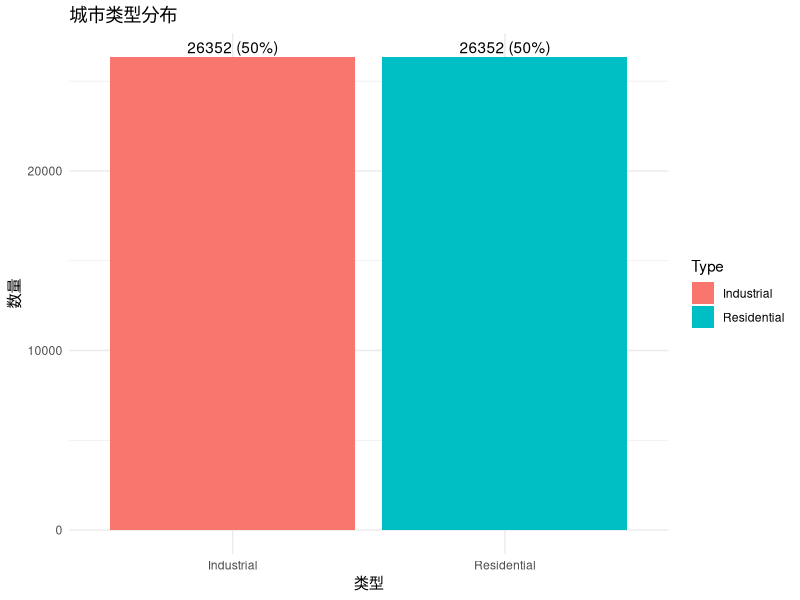
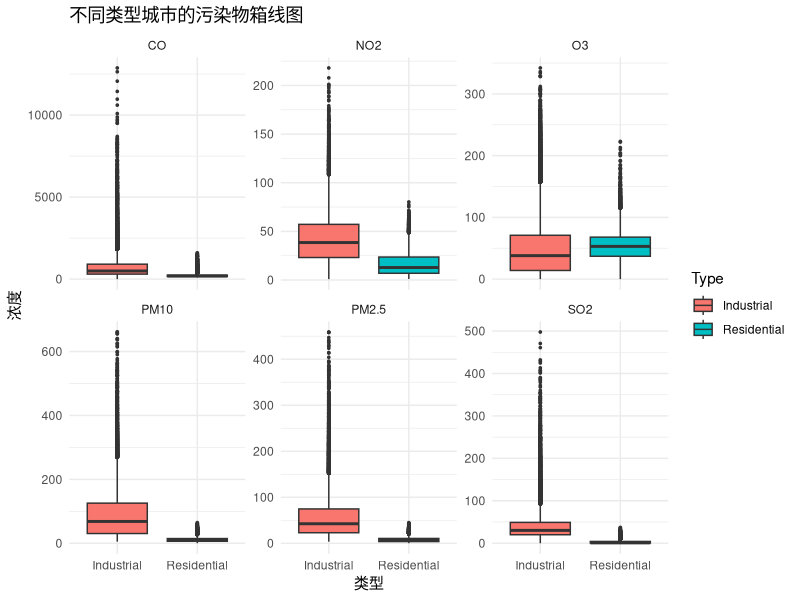
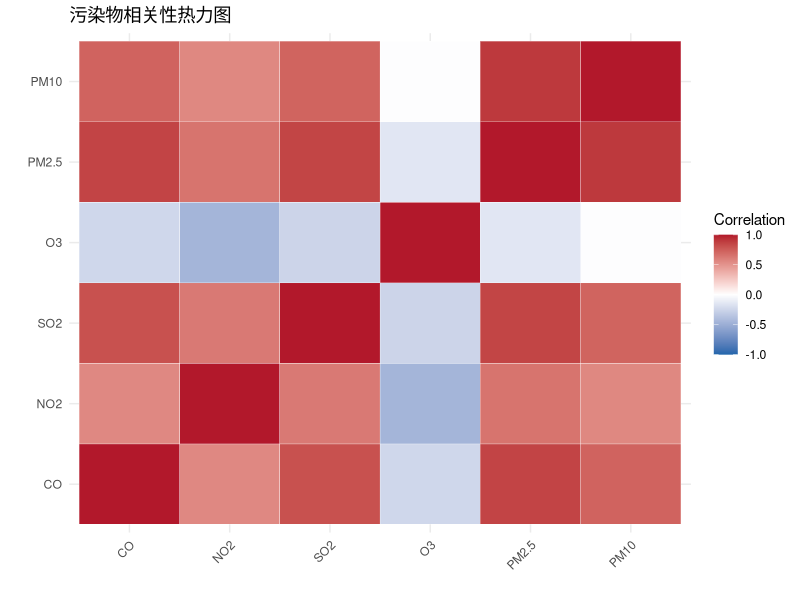

Recreate these plots in R, in order. (Note: this script raises an error after producing the figures.)
# set user library path
user_lib <- Sys.getenv("R_LIBS_USER")
if(user_lib == ""){
  user_lib <- file.path(Sys.getenv("USERPROFILE"), "R", "win-library", paste0(R.version$major, ".", strsplit(R.version$minor, "\\.")[[1]][1]))
}
if(!dir.exists(user_lib)) dir.create(user_lib, recursive = TRUE, showWarnings = FALSE)
.libPaths(c(user_lib, .libPaths()))

# ensure ggplot2
if(!requireNamespace("ggplot2", quietly=TRUE)){
  install.packages("ggplot2", repos="https://cloud.r-project.org", quiet=TRUE, lib=user_lib)
}

# run EDA plots
library(ggplot2)
dir.create("figures", showWarnings = FALSE)

font_family <- if (.Platform$OS.type == "windows") "Microsoft YaHei" else ""
base_theme <- theme_minimal() + theme(text = element_text(family = font_family))

city_data <- read.csv("../data/City_Types.csv", stringsAsFactors = FALSE)
city_data$Type <- factor(city_data$Type)
city_data$City <- as.factor(city_data$City)
city_data$Date <- as.POSIXct(city_data$Date, format = "%Y-%m-%d %H:%M:%S%z", tz = "UTC")
lt <- as.POSIXlt(city_data$Date, tz = "UTC")
city_data$hour  <- lt$hour
city_data$month <- lt$mon + 1
pollutants <- c("CO","NO2","SO2","O3","PM2.5","PM10")
for (col in pollutants) {
  med <- median(city_data[[col]], na.rm = TRUE)
  city_data[[col]][is.na(city_data[[col]])] <- med
}

# Type distribution
p_type <- ggplot(city_data, aes(x = Type, fill = Type)) +
  geom_bar() +
  geom_text(stat = "count",
            aes(label = paste0(..count.., " (",
                               round(..count../sum(..count..) * 100, 1), "%)")),
            vjust = -0.3) +
  labs(title = "城市类型分布", x = "类型", y = "数量") +
  base_theme
ggsave("figures/type_distribution.png", p_type, width = 6, height = 4, dpi = 300)

# Pollutant boxplots
long_df <- do.call(rbind, lapply(pollutants, function(col) {
  data.frame(Pollutant = col,
             Value = city_data[[col]],
             Type = city_data$Type,
             stringsAsFactors = FALSE)
}))

p_box <- ggplot(long_df, aes(x = Type, y = Value, fill = Type)) +
  geom_boxplot(outlier.size = 0.6) +
  facet_wrap(~ Pollutant, scales = "free_y") +
  labs(title = "不同类型城市的污染物箱线图", x = "类型", y = "浓度") +
  base_theme
ggsave("figures/pollutant_boxplots.png", p_box, width = 10, height = 6, dpi = 300)

# Correlation heatmap
cor_mat <- cor(city_data[, pollutants], use = "pairwise.complete.obs")
cor_df  <- as.data.frame(as.table(cor_mat))
names(cor_df) <- c("Var1", "Var2", "Correlation")

p_cor <- ggplot(cor_df, aes(Var1, Var2, fill = Correlation)) +
  geom_tile(color = "white") +
  scale_fill_gradient2(low = "#2166AC", mid = "white", high = "#B2182B",
                       midpoint = 0, limits = c(-1, 1)) +
  labs(title = "污染物相关性热力图", x = "", y = "") +
  base_theme +
  theme(axis.text.x = element_text(angle = 45, hjust = 1))

ggsave("figures/pollutant_correlations.png", p_cor, width = 6, height = 5, dpi = 300)

# Hourly trend by Type
long_time_df <- do.call(rbind, lapply(pollutants, function(col) {
  data.frame(Pollutant = col,
             Value = city_data[[col]],
             Type = city_data$Type,
             hour = city_data$hour,
             month = city_data$month,
             stringsAsFactors = FALSE)
}))

hourly_df <- aggregate(Value ~ hour + Type + Pollutant, data = long_time_df, mean)
p_hour <- ggplot(hourly_df, aes(x = hour, y = Value, color = Type)) +
  geom_line(linewidth = 0.7) +
  facet_wrap(~ Pollutant, scales = "free_y") +
  labs(title = "不同类型城市的逐小时污染物均值", x = "小时", y = "均值") +
  base_theme
ggsave("figures/pollutant_hourly_trends.png", p_hour, width = 10, height = 6, dpi = 300)

# Monthly heatmap (all samples)
monthly_df <- aggregate(Value ~ month + Pollutant, data = long_time_df, mean)
monthly_df$month <- factor(monthly_df$month, levels = 1:12)
p_month <- ggplot(monthly_df, aes(x = month, y = Pollutant, fill = Value)) +
  geom_tile(color = "white") +
  scale_fill_gradient(low = "#FEE8C8", high = "#E34A33") +
  labs(title = "污染物月度均值热力图（全体样本）", x = "月份", y = "污染物", fill = "均值") +
  base_theme
ggsave("figures/pollutant_monthly_heatmap.png", p_month, width = 7, height = 4, dpi = 300)

cat("Saved plots to figures/\n")
